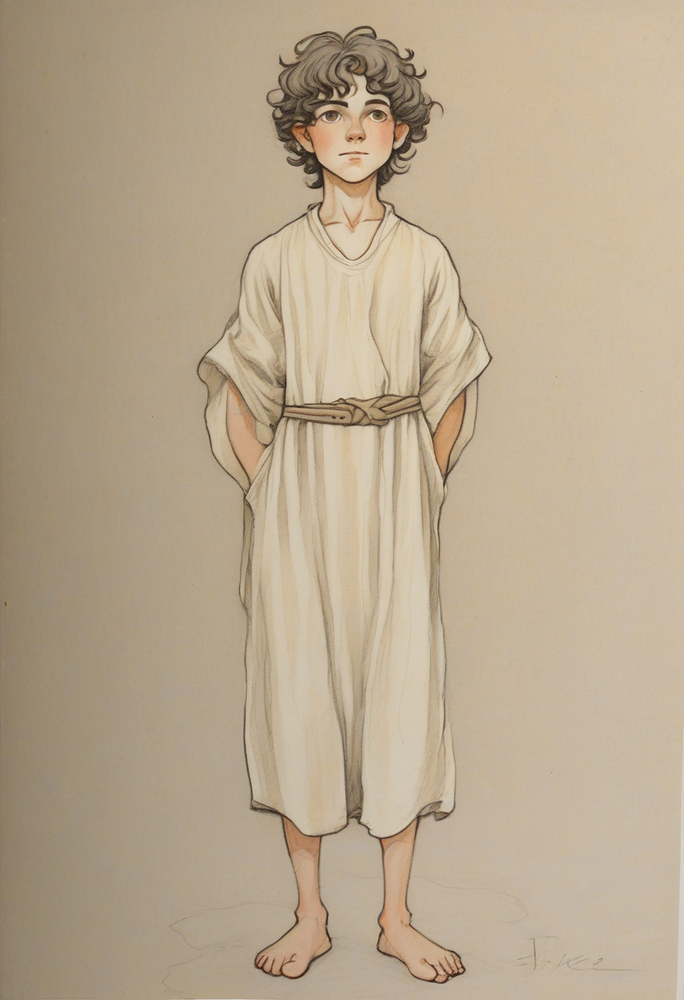
#> input picture scripts/canon/samples/david.png, 684 x 1000 px, shrunk from 832 x 1216 before the run
$ python clean_signature.py ../samples/david.png ../samples/goliath-counterfactual.png
#> lines starting #> are read from the running program, lines starting #| are printed output that depends on the picture; after the words box and inside, x2 and y2 are one past the last pixel; in counts of white or black regions, pixels touching at a corner belong together
"""그림 오른쪽 아래 구석의 서명 같은 낙서를 바로 왼쪽 바탕 화소로 덮는다(task 547 — 놉 t13 s7이 이것 하나로 가드 0/3).

모델이 종종 구석에 「서명」을 그린다(놉 s7 · 배교 s7 「글자 같은 서명」). 구석 BOX만 같은 높이 왼쪽 바탕으로 덮고 이음매를 흐린다 —
작은 부위 손질(규칙 edit.no-paste-large-parts의 「작은 지물·흐름만」 범위) · GPU 0 · 화풍 그대로.

    python3 batch/clean_signature.py <src.png> <dst.png>
"""
import sys

from PIL import Image, ImageDraw, ImageFilter

BOX_W, BOX_H = 56, 30   # 덮을 구석(서명 약 40 × 20화소 + 여유)
SHIFT = 64              # 덮을 바탕을 가져올 왼쪽 거리


def clean(src, dst):
#> called with src = '../samples/david.png', dst = '../samples/goliath-counterfactual.png'
    im = Image.open(src).convert("RGB")
#> im is the input picture: PIL image 684x1000 RGB; mean R, G, B 185.1, 167.8, 143.3
    w, h = im.size
#> w = 684; h = 1000
    patch = im.crop((w - BOX_W - SHIFT, h - BOX_H, w - SHIFT, h))
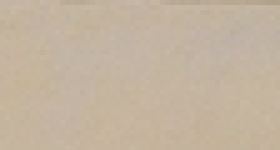
#> patch: PIL image 56x30 RGB (shown 5 times larger); mean R, G, B 195.4, 179.8, 159.6
    mask = Image.new("L", (BOX_W, BOX_H), 0)
#> mask: PIL image 56x30 L; every value is 0
    ImageDraw.Draw(mask).rectangle([6, 6, BOX_W, BOX_H], fill=255)   # 왼쪽·위 6화소는 이음매로 흐림
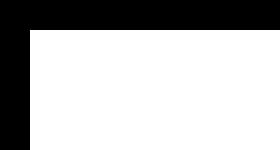
#> mask: PIL image 56x30 L (shown 5 times larger); 71.4% white; 1 black region, box (x1, y1, x2, y2) and area: (0, 0, 56, 30) 480
    im.paste(patch, (w - BOX_W, h - BOX_H), mask.filter(ImageFilter.GaussianBlur(3)))
    im.save(dst)
    print(f"[CleanSig] {dst}")


if __name__ == "__main__":
    clean(sys.argv[1], sys.argv[2])

$ run again, on scripts/canon/samples/goliath-profile.png
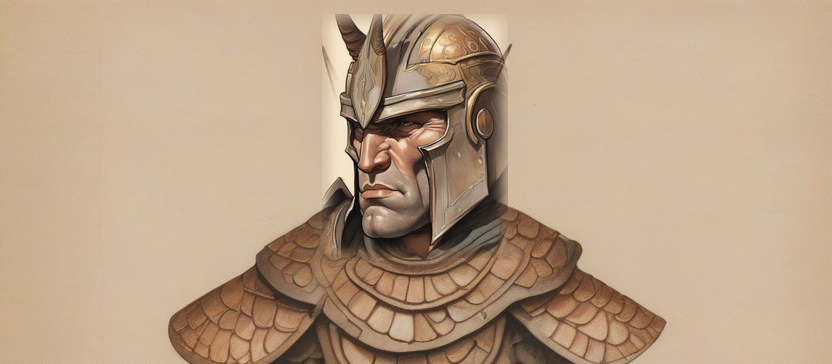
#> input picture scripts/canon/samples/goliath-profile.png, 832 x 364 px
#> in clean, im is the input picture: PIL image 832x364 RGB; mean R, G, B 186.1, 161.3, 135.2
#> in clean, `patch = im.crop((w - BOX_W - SHIFT, h - BOX_H, w - SHIFT, h))`:
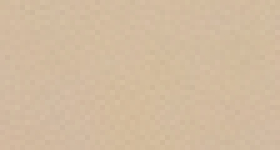
#> patch: PIL image 56x30 RGB (shown 5 times larger); mean R, G, B 209.7, 186.9, 159.5
